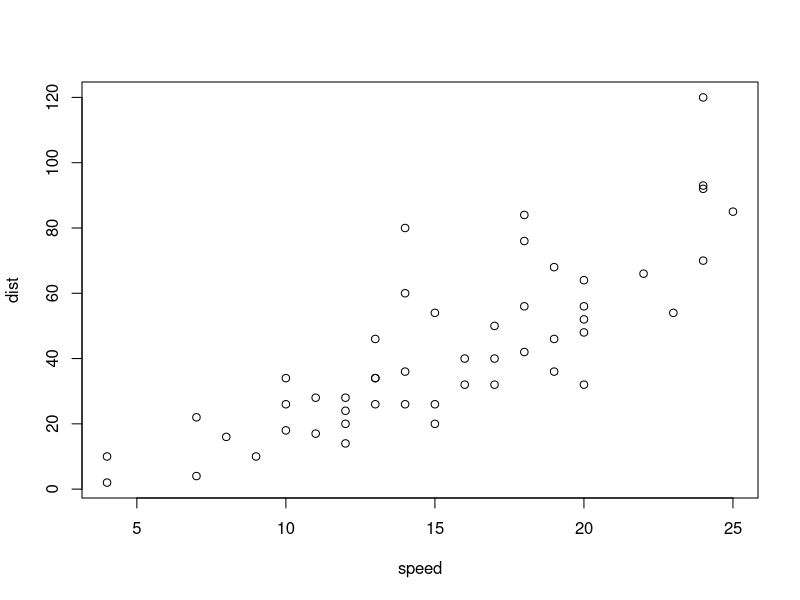
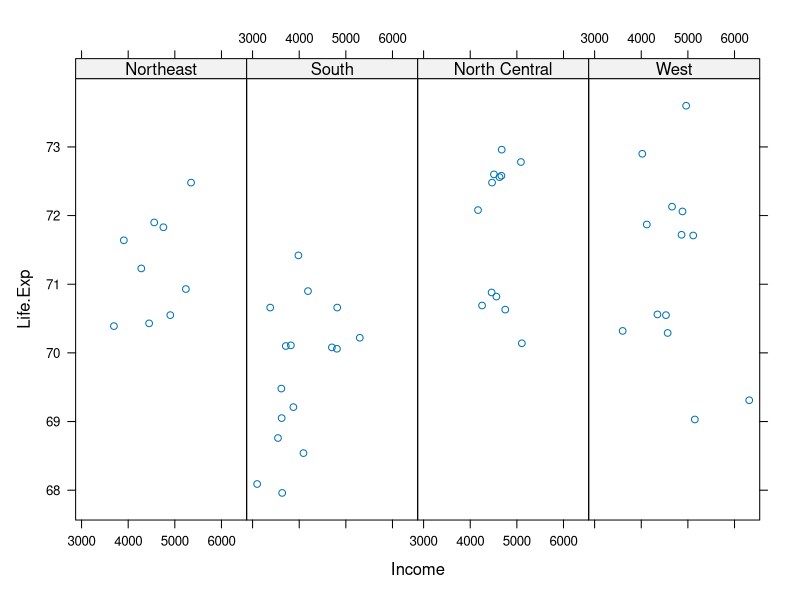
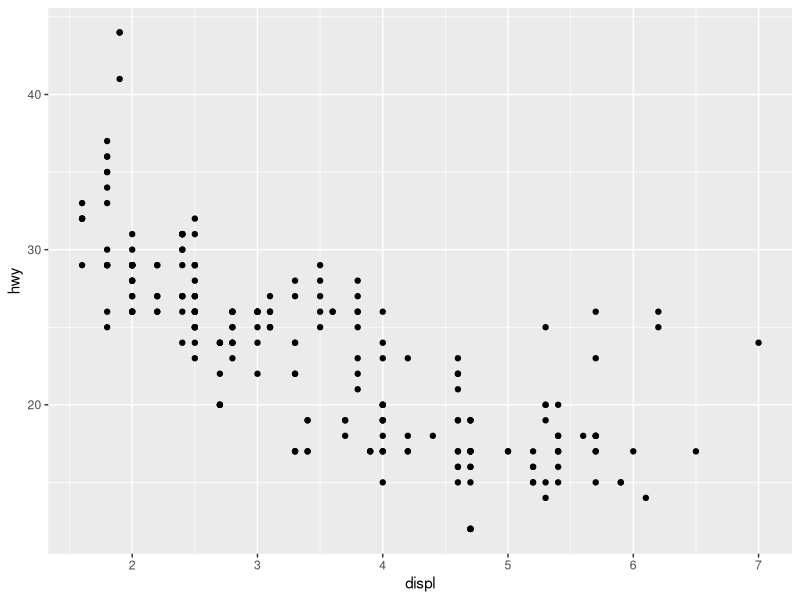
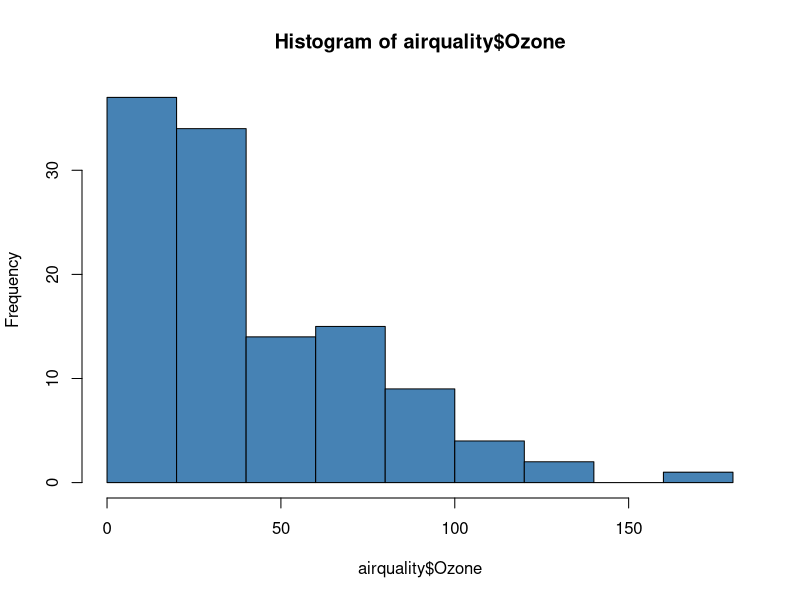
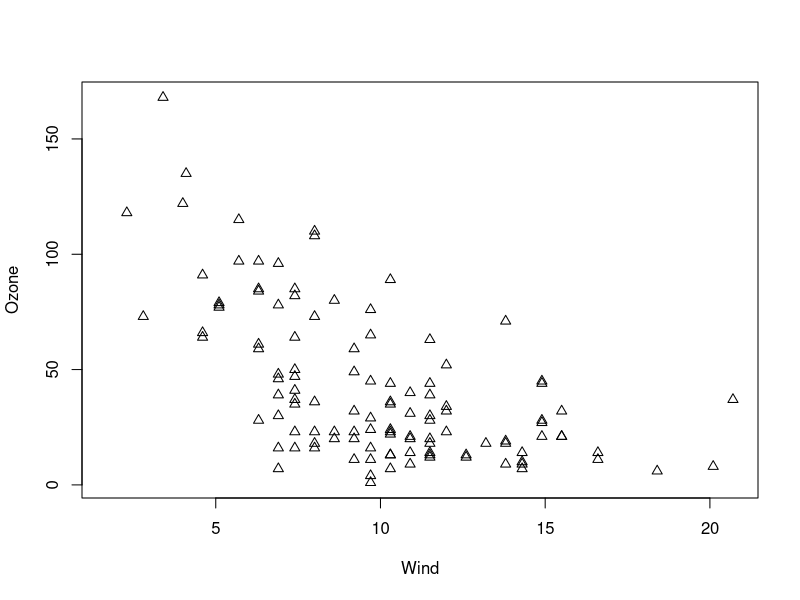
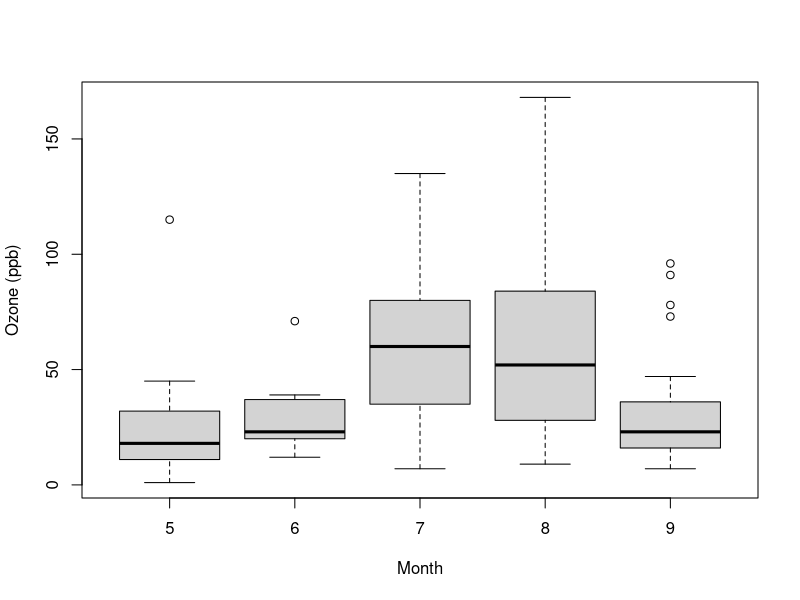
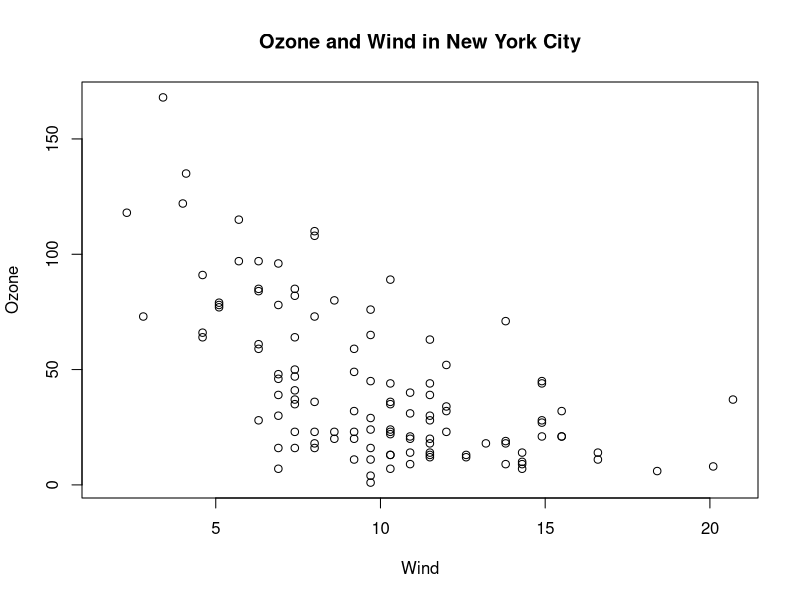
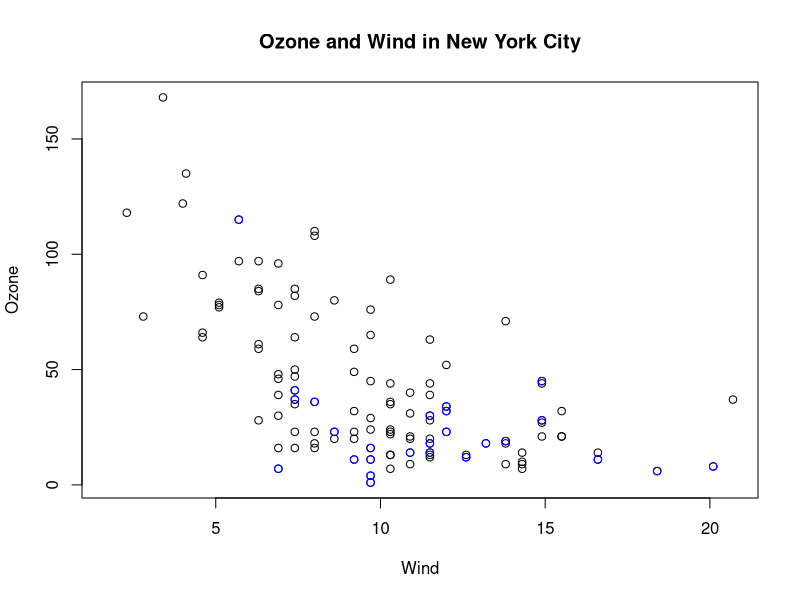

Reproduce these figures in R, in order.
## ---- chunk 1
library(datasets)
data(cars)
with(cars, plot(speed, dist))
## ---- chunk 2
library(lattice)
state <- data.frame(state.x77, region = state.region)
xyplot(Life.Exp ~ Income | region, data = state, layout = c(4, 1))
## ---- chunk 3
library(ggplot2)
data(mpg)
qplot(displ, hwy, data = mpg)
## ---- chunk 4
library(datasets)
hist(airquality$Ozone, col = "steelblue") ## Draw a new plot
## ---- chunk 5
library(datasets)
with(airquality, plot(Wind, Ozone, pch = 2))
## ---- chunk 6
library(datasets)
airquality <- transform(airquality, Month = factor(Month))
boxplot(Ozone ~ Month, airquality, xlab = "Month", ylab = "Ozone (ppb)")
## ---- chunk 7
par("lty")
## ---- chunk 8
par("col")
## ---- chunk 9
par("pch")
## ---- chunk 10
par("bg")
## ---- chunk 11
par("mar")
## ---- chunk 12
par("mfrow")
## ---- chunk 13
library(datasets)
with(airquality, plot(Wind, Ozone))
title(main = "Ozone and Wind in New York City") ## Add a title
## ---- chunk 14
with(airquality, plot(Wind, Ozone, main = "Ozone and Wind in New York City"))
with(subset(airquality, Month == 5), points(Wind, Ozone, col = "blue"))
## ---- chunk 15
with(airquality, plot(Wind, Ozone, main = "Ozone and Wind in New York City", type = "n")) ## type = "n" sets up the plot without any data
with(subset(airquality, Month == 5), points(Wind, Ozone, col = "blue"))
with(subset(airquality, Month != 5), points(Wind, Ozone, col = "red"))
legend("topright", pch = 1, col = c("blue", "red"), legend = c("May", "Other Months"))
## ---- chunk 16
with(airquality, plot(Wind, Ozone, main = "Ozone and Wind in New York City", pch = 20))
model <- lm(Ozone ~ Wind, airquality)
abline(model, lwd = 2)
## ---- chunk 17
par(mfrow = c(1, 2))
with(airquality, {
        plot(Wind, Ozone, main = "Ozone and Wind")
        plot(Solar.R, Ozone, main = "Ozone and Solar Radiation")
})
## ---- chunk 18
par(mfrow = c(1, 3), mar = c(4, 4, 2, 3), oma = c(0, 0, 2, 0))
with(airquality, {
        plot(Wind, Ozone, main = "Ozone and Wind")
        plot(Solar.R, Ozone, main = "Ozone and Solar Radiation")
        plot(Temp, Ozone, main = "Ozone and Temperature")
        mtext("Ozone and Weather in New York City", outer = TRUE)
})
